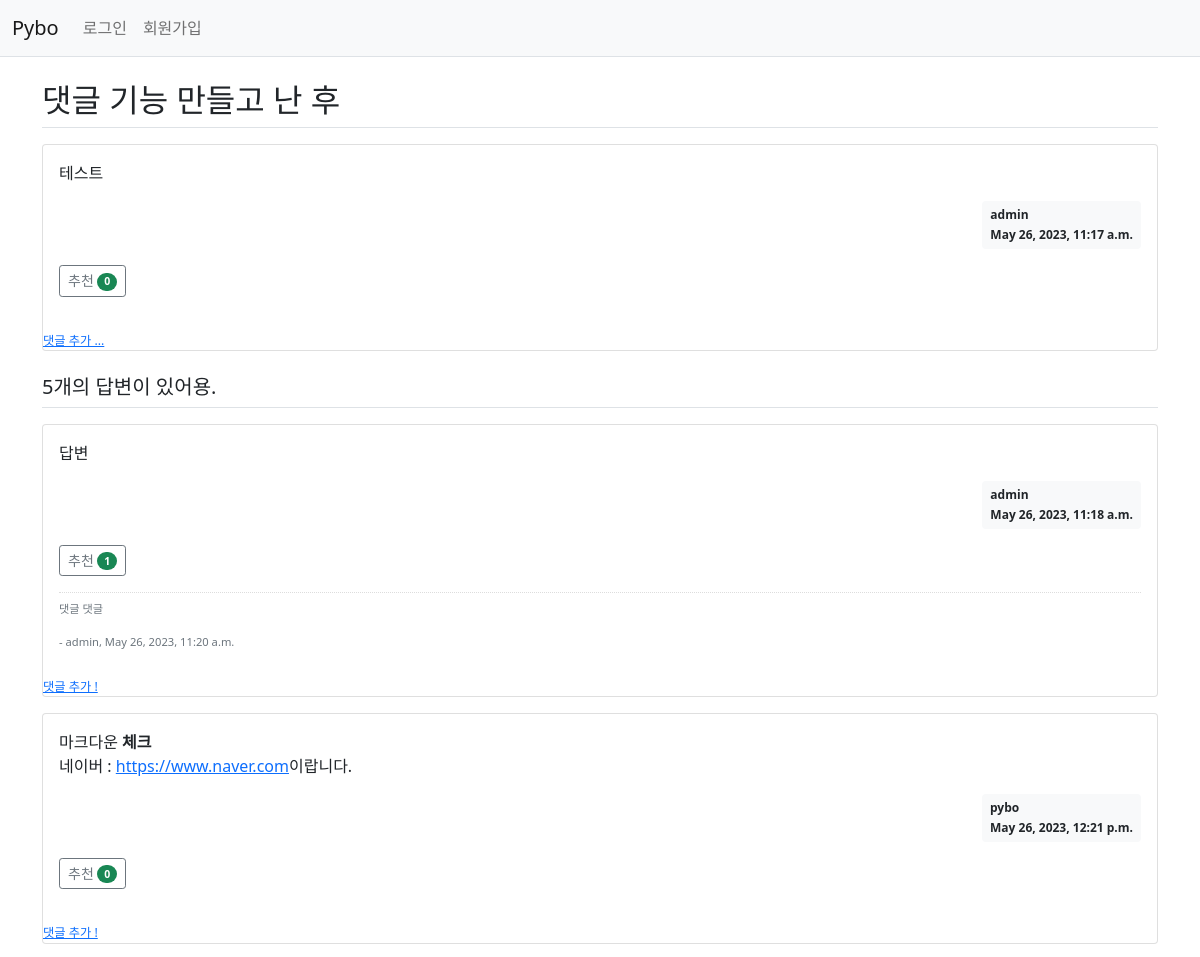
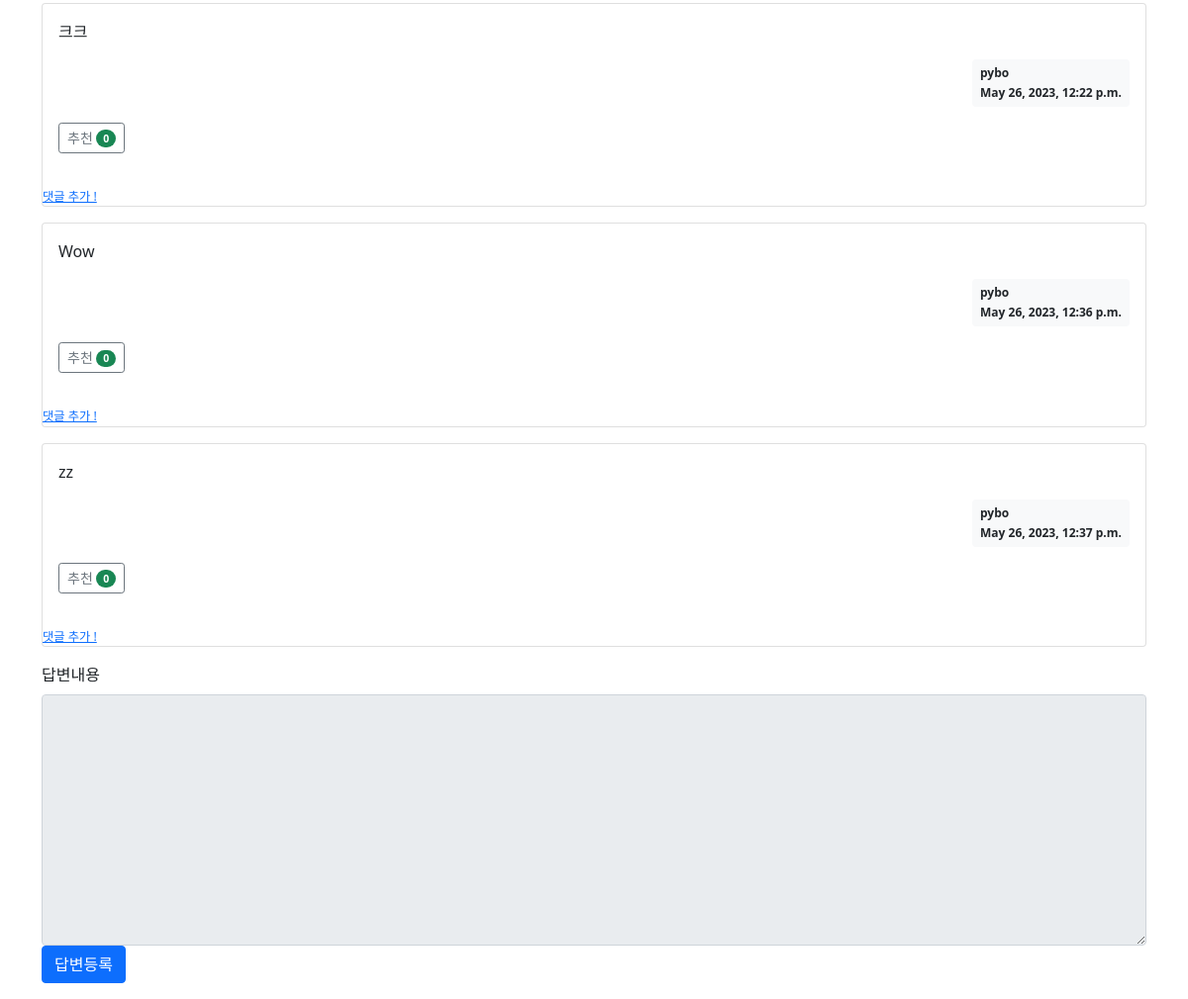
The page /pybo/317 on the database its author committed (2 pictures, top to bottom).
### pybo/models.py (models this page shows, shortened)
class Question(models.Model):
    author = models.ForeignKey(User, on_delete = models.CASCADE, related_name='author_question')
    subject = models.CharField(max_length = 200)
    content = models.TextField()
    create_date = models.DateTimeField()
    modify_date = models.DateTimeField(null=True, blank=True)
    modify_count = models.IntegerField(default=0)
    voter = models.ManyToManyField(User, related_name = 'voter_question') # 추천인 추가

class Answer(models.Model):
    author = models.ForeignKey(User, on_delete=models.CASCADE, related_name = 'author_answer')
    question = models.ForeignKey(Question, on_delete = models.CASCADE)
    content = models.TextField()
    create_date = models.DateTimeField()
    modify_date = models.DateTimeField(null=True, blank=True)
    modify_count = models.IntegerField(default=0)
    voter = models.ManyToManyField(User, related_name = 'voter_answer')

class Comment(models.Model):
    author = models.ForeignKey(User, on_delete = models.CASCADE, related_name="auth_comment")
    content = models.TextField()
    create_date = models.DateTimeField()
    modify_date = models.DateTimeField(null = True, blank = True)
    question = models.ForeignKey(Question, null = True, blank = True, on_delete = models.CASCADE)
    answer = models.ForeignKey(Answer, null = True, blank = True, on_delete = models.CASCADE)
    voter = models.ManyToManyField(User, related_name='voter_comment')

### pybo/views/base_views.py (the view)
# urls.py: path('<int:question_id>', base_views.detail, name = 'detail'),
def detail(request, question_id):
    question = get_object_or_404(Question, pk = question_id)
    context = { 'question' : question } # key값이 template에서 사용할 변수이름, value 값이 파이썬 변수
    return render(request, "pybo/question_detail.html", context)

### pybo/templatetags/pybo_filter.py (called while the page is built)
@register.filter
def mark(value):
    extensions = ['nl2br', 'fenced_code']
    return mark_safe(markdown.markdown(value, extensions=extensions))

### templates/pybo/question_detail.html (shortened to what this page needs)
{% extends 'base.html' %}
{% load pybo_filter %}
{% block content %}
<div class="container my-3">
    <h2 class="border-bottom py-2">{{ question.subject }}</h2>
    <div class="card my-3">
        <div class="card-body">
            <div class="card-text">{{ question.content|mark }}</div>
            <div class="d-flex justify-content-end">
                <div class="badge bg-light text-dark p-2 text-start">
                    <div class="mb-2">{{ question.author.username }}</div>
                    <div>{{ question.create_date }}</div>
                </div>
            </div>
        <div class="my-3">
            <a href="javascript:void(0)" data-uri="{% url 'pybo:question_vote' question.id %}"
               class="recommend btn btn-sm btn-outline-secondary">
                추천
                <span class="badge rounded-pill bg-success">{{ question.voter.count }}</span></a>
        </div>
        </div>
        <a href="{% url 'pybo:comment_create_question' question.id %}"
           class="small"><small>댓글 추가 ...</small></a>
    </div>
    <h5 class="border-bottom my-3 py-2">{{ question.answer_set.count }}개의 답변이 있어용.</h5>
    {% for answer in question.answer_set.all %}
    <div class="card my-3">
        <div class="card-body">
            <div class="card-text">{{ answer.content|mark }}</div>
            <div class="d-flex justify-content-end">
                <div class="badge bg-light text-dark p-2 text-start">
                    <div class="mb-2">{{ answer.author.username }}</div>
                    <div>{{ answer.create_date }}</div>
                </div>
            </div>
            <div class="my-3">
                <a href="javascript:void(0)" data-uri="{% url 'pybo:answer_vote' answer.id  %}"
               class="recommend btn btn-sm btn-outline-secondary"> 추천
                <span class="badge rounded-pill bg-success">{{answer.voter.count}}</span>
            </a>
            </div>
            {% if answer.comment_set.count > 0 %}
            <div class="mt-3">
            {% for comment in answer.comment_set.all %}
                <div class="comment py-2 text-muted">
                    <span>{{ comment.content|mark }}</span>
                    <span>
                        - {{ comment.author }}, {{ comment.create_date }}
                    </span>
                </div>
            {% endfor %}
            </div>
            {% endif %}
        </div>
        <a href="{% url 'pybo:comment_create_answer' answer.id %}"
           class="small"><small>댓글 추가 !</small></a>
    </div>
    {% endfor %}
    <form action="{% url 'pybo:answer_create' question.id %}" method="post" class="my-3">
        <div class="form-group">
            <label for="content" class="form-label">답변내용</label>
               <textarea {% if not user.is_authenticated %}disabled{% endif %}
              name="content" id="content" class="form-control" rows="10"></textarea>
        </div>
        <input type="submit" value="답변등록" class="btn btn-primary">
    </form>
</div>
{% endblock %}

### static/style.css (style rules this page uses)
.comment { border-top : dotted 1px #ddd; font-size : 0.7em; }

### rows shown on the page
Question: subject "댓글 기능 만들고 난 후", content|mark "테스트", author.username "admin", create_date "May 26, 2023, 11:17 a.m.", voter.count "0", answer_set.count "5"
Answer: content|mark "답변", author.username "admin", create_date "May 26, 2023, 11:18 a.m.", voter.count "1"
Comment: content|mark "댓글 댓글", author "admin", create_date "May 26, 2023, 11:20 a.m."
Answer: content|mark "마크다운 체크 네이버 : https://www.naver.com 이랍니다.", author.username "pybo", create_date "May 26, 2023, 12:21 p.m.", voter.count "0"
Answer: content|mark "크크", author.username "pybo", create_date "May 26, 2023, 12:22 p.m.", voter.count "0"
Answer: content|mark "Wow", author.username "pybo", create_date "May 26, 2023, 12:36 p.m.", voter.count "0"
Answer: content|mark "zz", author.username "pybo", create_date "May 26, 2023, 12:37 p.m.", voter.count "0"
